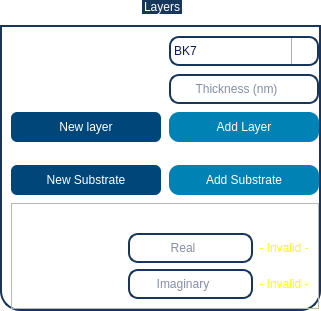
                   <widget class="QGroupBox" name="gb_layers">
                    <property name="sizePolicy">
                     <sizepolicy hsizetype="Preferred" vsizetype="Expanding">
                      <horstretch>0</horstretch>
                      <verstretch>0</verstretch>
                     </sizepolicy>
                    </property>
                    <property name="styleSheet">
                     <string notr="true">
QGroupBox  {
	font: 14pt &quot;Ubuntu&quot;;
	background-color: rgba(255, 255, 255,70);
    border: 2px solid;
    border-color: #FF17365D;
    margin-top: 25px;
	margin-bottom: 0px;
    border-bottom-left-radius: 20px;
	border-bottom-right-radius: 20px;
}

QGroupBox::title  {
    subcontrol-origin: margin;
    subcontrol-position: top center;
    padding: 5px 8000px 5px 8000px;
    background-color: #FF17365D;
    color: rgb(255, 255, 255);
}
</string>
                    </property>
                    <property name="title">
                     <string>Layers</string>
                    </property>
                    <layout class="QGridLayout" name="gridLayout_2">
                     <property name="leftMargin">
                      <number>9</number>
                     </property>
                     <property name="topMargin">
                      <number>9</number>
                     </property>
                     <property name="rightMargin">
                      <number>0</number>
                     </property>
                     <property name="bottomMargin">
                      <number>0</number>
                     </property>
                     <property name="spacing">
                      <number>8</number>
                     </property>
                     <item row="1" column="0">
                      <widget class="QLabel" name="label_12">
                       <property name="styleSheet">
                        <string notr="true">font: 14pt &quot;Ubuntu&quot;;</string>
                       </property>
                       <property name="text">
                        <string>&lt;html&gt;&lt;head/&gt;&lt;body&gt;&lt;p&gt;&lt;span style=&quot; color:#ffffff;&quot;&gt;Thickness:&lt;/span&gt;&lt;/p&gt;&lt;/body&gt;&lt;/html&gt;</string>
                       </property>
                      </widget>
                     </item>
                     <item row="4" column="0">
                      <widget class="QPushButton" name="btn_new_substrate">
                       <property name="minimumSize">
                        <size>
                         <width>100</width>
                         <height>30</height>
                        </size>
                       </property>
                       <property name="maximumSize">
                        <size>
                         <width>150</width>
                         <height>16777215</height>
                        </size>
                       </property>
                       <property name="styleSheet">
                        <string notr="true">QPushButton{
		font: 400 11pt &quot;Ubuntu&quot;;
	color: rgb(255, 255,255);
	background-color: rgb(0, 70, 120);
	border-radius:6px;
}

QPushButton:hover{
	background: rgb(0, 0, 255);
	width: 40;
	height: 35;
}</string>
                       </property>
                       <property name="text">
                        <string>New Substrate</string>
                       </property>
                      </widget>
                     </item>
                     <item row="2" column="0">
                      <widget class="QPushButton" name="btn_new_layer">
                       <property name="minimumSize">
                        <size>
                         <width>100</width>
                         <height>30</height>
                        </size>
                       </property>
                       <property name="maximumSize">
                        <size>
                         <width>150</width>
                         <height>16777215</height>
                        </size>
                       </property>
                       <property name="styleSheet">
                        <string notr="true">QPushButton{
		font: 400 11pt &quot;Ubuntu&quot;;
	color: rgb(255, 255,255);
	background-color: rgb(0, 70, 120);
	border-radius:6px;
}

QPushButton:hover{
	background: rgb(0, 0, 255);
	width: 40;
	height: 35;
}</string>
                       </property>
                       <property name="text">
                        <string>New layer</string>
                       </property>
                      </widget>
                     </item>
                     <item row="3" column="1">
                      <spacer name="verticalSpacer_2">
                       <property name="orientation">
                        <enum>Qt::Vertical</enum>
                       </property>
                       <property name="sizeType">
                        <enum>QSizePolicy::Fixed</enum>
                       </property>
                       <property name="sizeHint" stdset="0">
                        <size>
                         <width>20</width>
                         <height>15</height>
                        </size>
                       </property>
                      </spacer>
                     </item>
                     <item row="0" column="0">
                      <widget class="QLabel" name="label_11">
                       <property name="styleSheet">
                        <string notr="true">font: 14pt &quot;Ubuntu&quot;;</string>
                       </property>
                       <property name="text">
                        <string>&lt;html&gt;&lt;head/&gt;&lt;body&gt;&lt;p&gt;&lt;span style=&quot; color:#ffffff;&quot;&gt;Material:&lt;/span&gt;&lt;/p&gt;&lt;/body&gt;&lt;/html&gt;</string>
                       </property>
                      </widget>
                     </item>
                     <item row="5" column="0" colspan="2">
                      <widget class="QFrame" name="frame_refractive_index">
                       <property name="frameShape">
                        <enum>QFrame::StyledPanel</enum>
                       </property>
                       <property name="frameShadow">
                        <enum>QFrame::Raised</enum>
                       </property>
                       <layout class="QGridLayout" name="gridLayout_3">
                        <item row="1" column="1">
                         <widget class="QLineEdit" name="real_part_index">
                          <property name="minimumSize">
                           <size>
                            <width>0</width>
                            <height>30</height>
                           </size>
                          </property>
                          <property name="styleSheet">
                           <string notr="true"> padding: 1px 18px 1px 3px;
color: rgb(10, 25, 90);
font: 700 12pt &quot;Ubuntu&quot;;
 border: 2px solid;
border-color: #FF17365D;
background-color: rgba(255, 255, 255,210);
border-radius:10px;</string>
                          </property>
                          <property name="alignment">
                           <set>Qt::AlignCenter</set>
                          </property>
                          <property name="placeholderText">
                           <string>Real</string>
                          </property>
                         </widget>
                        </item>
                        <item row="1" column="0">
                         <widget class="QLabel" name="label_7">
                          <property name="styleSheet">
                           <string notr="true">font: 700 12pt &quot;Ubuntu&quot;;</string>
                          </property>
                          <property name="text">
                           <string>&lt;html&gt;&lt;head/&gt;&lt;body&gt;&lt;p&gt;&lt;span style=&quot; color:#ffffff;&quot;&gt;Real part:&lt;/span&gt;&lt;/p&gt;&lt;/body&gt;&lt;/html&gt;</string>
                          </property>
                         </widget>
                        </item>
                        <item row="0" column="0">
                         <widget class="QLabel" name="label_10">
                          <property name="styleSheet">
                           <string notr="true">font: 500 14pt &quot;Ubuntu&quot;;</string>
                          </property>
                          <property name="text">
                           <string>&lt;html&gt;&lt;head/&gt;&lt;body&gt;&lt;p&gt;&lt;span style=&quot; color:#ffffff;&quot;&gt;- Refractive index -&lt;/span&gt;&lt;/p&gt;&lt;/body&gt;&lt;/html&gt;</string>
                          </property>
                         </widget>
                        </item>
                        <item row="3" column="1">
                         <widget class="QLineEdit" name="imaginary_part_index">
                          <property name="minimumSize">
                           <size>
                            <width>0</width>
                            <height>30</height>
                           </size>
                          </property>
                          <property name="styleSheet">
                           <string notr="true"> padding: 1px 18px 1px 3px;
color: rgb(10, 25, 90);
font: 700 12pt &quot;Ubuntu&quot;;
 border: 2px solid;
border-color: #FF17365D;
background-color: rgba(255, 255, 255,210);
border-radius:10px;</string>
                          </property>
                          <property name="alignment">
                           <set>Qt::AlignCenter</set>
                          </property>
                          <property name="placeholderText">
                           <string>Imaginary</string>
                          </property>
                         </widget>
                        </item>
                        <item row="3" column="0">
                         <widget class="QLabel" name="label_9">
                          <property name="styleSheet">
                           <string notr="true">font: 700 12pt &quot;Ubuntu&quot;;</string>
                          </property>
                          <property name="text">
                           <string>&lt;html&gt;&lt;head/&gt;&lt;body&gt;&lt;p&gt;&lt;span style=&quot; color:#ffffff;&quot;&gt;Imaginary part:&lt;/span&gt;&lt;/p&gt;&lt;/body&gt;&lt;/html&gt;</string>
                          </property>
                         </widget>
                        </item>
                        <item row="1" column="2">
                         <widget class="QLabel" name="warning">
                          <property name="styleSheet">
                           <string notr="true">font: 14pt &quot;Ubuntu&quot;;

</string>
                          </property>
                          <property name="text">
                           <string>&lt;html&gt;&lt;head/&gt;&lt;body&gt;&lt;p&gt;&lt;span style=&quot; color:#ffff00;&quot;&gt;- Invalid -&lt;/span&gt;&lt;/p&gt;&lt;/body&gt;&lt;/html&gt;</string>
                          </property>
                          <property name="alignment">
                           <set>Qt::AlignCenter</set>
                          </property>
                         </widget>
                        </item>
                        <item row="3" column="2">
                         <widget class="QLabel" name="warning_3">
                          <property name="styleSheet">
                           <string notr="true">font: 14pt &quot;Ubuntu&quot;;
</string>
                          </property>
                          <property name="text">
                           <string>&lt;html&gt;&lt;head/&gt;&lt;body&gt;&lt;p&gt;&lt;span style=&quot; color:#ffff00;&quot;&gt;- Invalid -&lt;/span&gt;&lt;/p&gt;&lt;/body&gt;&lt;/html&gt;</string>
                          </property>
                          <property name="alignment">
                           <set>Qt::AlignCenter</set>
                          </property>
                         </widget>
                        </item>
                       </layout>
                      </widget>
                     </item>
                     <item row="4" column="1">
                      <widget class="QPushButton" name="btn_add_substrate">
                       <property name="minimumSize">
                        <size>
                         <width>100</width>
                         <height>30</height>
                        </size>
                       </property>
                       <property name="maximumSize">
                        <size>
                         <width>150</width>
                         <height>16777215</height>
                        </size>
                       </property>
                       <property name="styleSheet">
                        <string notr="true">QPushButton{
	font: 400 11pt &quot;Ubuntu&quot;;
	color: rgb(255, 255,255);
	background-color: rgb(0, 130, 180);
	border-color: rgb(0, 100, 130);
	border-width: 2px;
	border-radius:10px;
}

QPushButton:hover{
	background-color: rgb(00, 140, 70);
	border-color: rgb(0, 120, 40);
	width: 40;
	height: 35;
}</string>
                       </property>
                       <property name="text">
                        <string>Add Substrate</string>
                       </property>
                      </widget>
                     </item>
                     <item row="2" column="1">
                      <widget class="QPushButton" name="btn_add_layer">
                       <property name="minimumSize">
                        <size>
                         <width>100</width>
                         <height>30</height>
                        </size>
                       </property>
                       <property name="maximumSize">
                        <size>
                         <width>150</width>
                         <height>16777215</height>
                        </size>
                       </property>
                       <property name="styleSheet">
                        <string notr="true">QPushButton{
	font: 400 11pt &quot;Ubuntu&quot;;
	color: rgb(255, 255,255);
	background-color: rgb(0, 130, 180);
	border-color: rgb(0, 100, 130);
	border-width: 2px;
	border-radius:10px;
}

QPushButton:hover{
	background-color: rgb(00, 140, 70);
	border-color: rgb(0, 120, 40);
	width: 40;
	height: 35;
}</string>
                       </property>
                       <property name="text">
                        <string>Add Layer</string>
                       </property>
                      </widget>
                     </item>
                     <item row="1" column="1">
                      <widget class="QLineEdit" name="thickness">
                       <property name="minimumSize">
                        <size>
                         <width>0</width>
                         <height>30</height>
                        </size>
                       </property>
                       <property name="maximumSize">
                        <size>
                         <width>150</width>
                         <height>16777215</height>
                        </size>
                       </property>
                       <property name="styleSheet">
                        <string notr="true"> padding: 1px 18px 1px 3px;
color: rgb(10, 25, 90);
font: 700 12pt &quot;Ubuntu&quot;;
 border: 2px solid;
border-color: #FF17365D;
background-color: rgba(255, 255, 255,210);
border-radius:10px;</string>
                       </property>
                       <property name="alignment">
                        <set>Qt::AlignCenter</set>
                       </property>
                       <property name="placeholderText">
                        <string>Thickness (nm)</string>
                       </property>
                      </widget>
                     </item>
                     <item row="0" column="1">
                      <widget class="QComboBox" name="cbox_material">
                       <property name="minimumSize">
                        <size>
                         <width>0</width>
                         <height>30</height>
                        </size>
                       </property>
                       <property name="maximumSize">
                        <size>
                         <width>150</width>
                         <height>16777215</height>
                        </size>
                       </property>
                       <property name="cursor">
                        <cursorShape>PointingHandCursor</cursorShape>
                       </property>
                       <property name="styleSheet">
                        <string notr="true">QComboBox::drop-down {
    width: 25;
    border-left-width: 1px;
    border-left-color: darkgray;
    border-left-style: solid; /* just a single line */
    border-top-right-radius: 3px; /* same radius as the QComboBox */
    border-bottom-right-radius: 3px;
}

QComboBox
{
 padding: 1px 18px 1px 3px;
color: rgb(10, 25, 90);
font: 700 12pt &quot;Ubuntu&quot;;
 border: 2px solid;
border-color: #FF17365D;
background-color: rgba(255, 255, 255,210);
border-radius:10px;
}
QComboBox::down-arrow { /* shift the arrow when popup is open */
    top: 1px;
	image: url(:/icons/icons/arrow-down.png);
    left: 1px;
}</string>
                       </property>
                       <item>
                        <property name="text">
                         <string>BK7</string>
                        </property>
                       </item>
                       <item>
                        <property name="text">
                         <string>Silica</string>
                        </property>
                       </item>
                       <item>
                        <property name="text">
                         <string>Other</string>
                        </property>
                       </item>
                      </widget>
                     </item>
                    </layout>
                   </widget>
